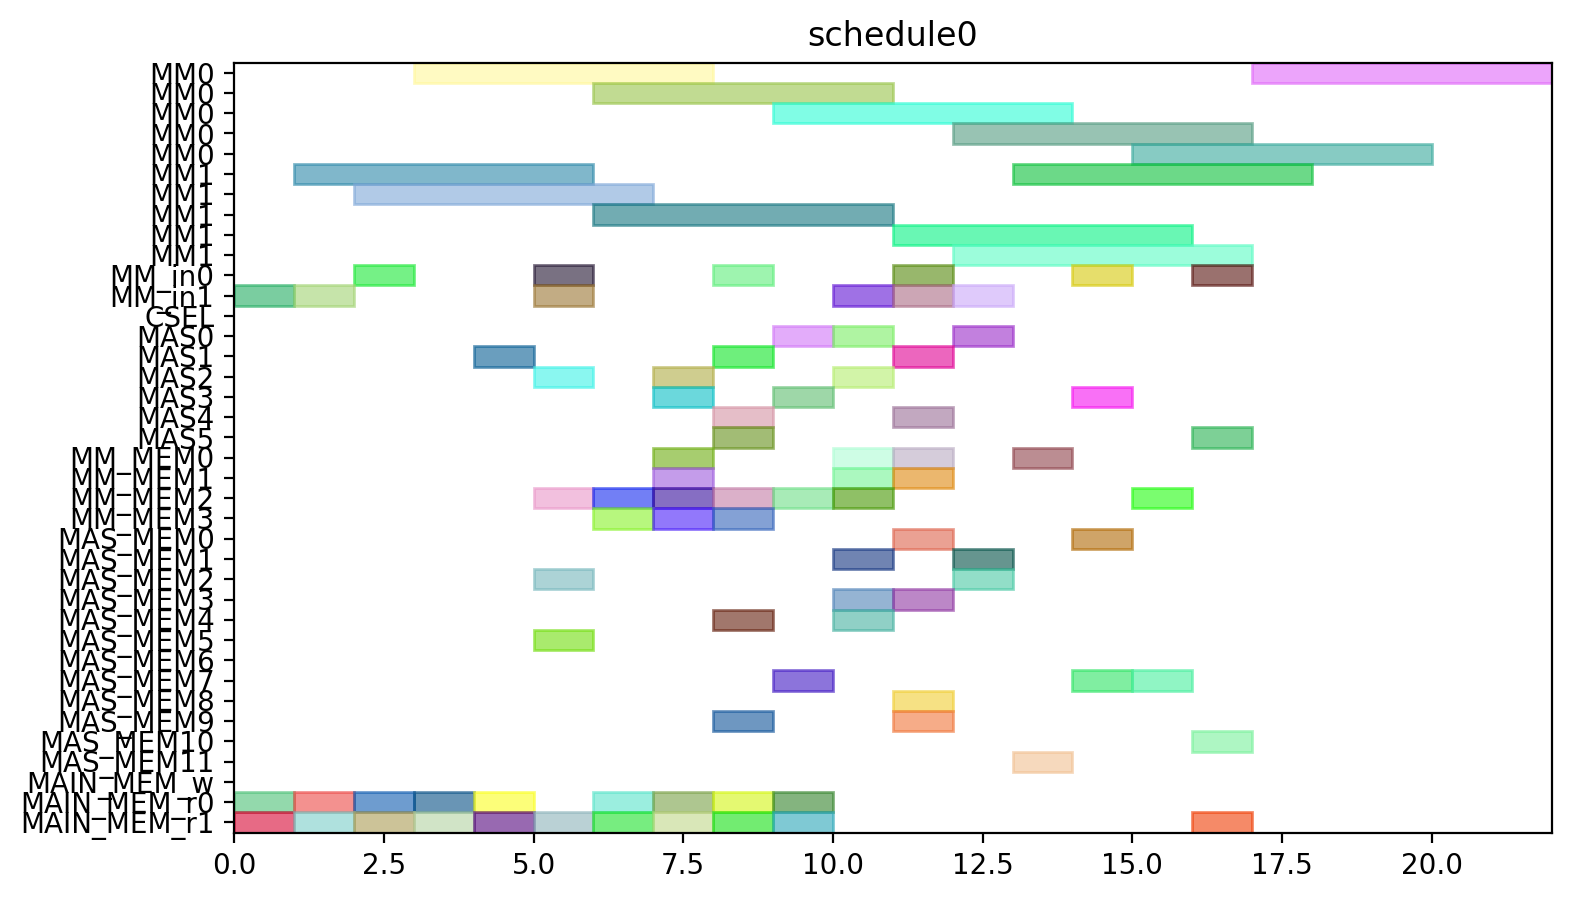

This figure's Python source:
from pyschedule import Scenario, solvers, plotters, alt


def solve():
	horizon = 120
	S = Scenario("schedule0", horizon=horizon)

	# resource
	MM = S.Resources('MM', num=2, size=5)
	MM_in = S.Resources('MM_in', num=2)
	CSEL = S.Resource('CSEL')
	MAS = S.Resources('MAS', num=6, size=1, periods=range(1, horizon))
	MM_MEM = S.Resources('MM_MEM', num=4)
	MAS_MEM = S.Resources('MAS_MEM', num=12)
	MAIN_MEM_w = S.Resource('MAIN_MEM_w', size=1)
	MAIN_MEM_r = S.Resources('MAIN_MEM_r', num=2)

	# result of previous scheduling

	# new tasks
	t0 = S.Task('t0', length=5, delay_cost=1)
	t0 += alt(MM)
	t0_in = S.Task('t0_in', length=1, delay_cost=1)
	t0_in += alt(MM_in)
	S += t0_in*MM_in[0]<=t0*MM[0]
	S += t0_in*MM_in[1]<=t0*MM[1]
	t0_mem0 = S.Task('t0_mem0', length=1, delay_cost=1)
	t0_mem0 += MAIN_MEM_r[0]
	S += t0_mem0 <= t0

	t0_mem1 = S.Task('t0_mem1', length=1, delay_cost=1)
	t0_mem1 += MAIN_MEM_r[1]
	S += t0_mem1 <= t0

	t1 = S.Task('t1', length=5, delay_cost=1)
	t1 += alt(MM)
	t1_in = S.Task('t1_in', length=1, delay_cost=1)
	t1_in += alt(MM_in)
	S += t1_in*MM_in[0]<=t1*MM[0]
	S += t1_in*MM_in[1]<=t1*MM[1]
	t1_mem0 = S.Task('t1_mem0', length=1, delay_cost=1)
	t1_mem0 += MAIN_MEM_r[0]
	S += t1_mem0 <= t1

	t1_mem1 = S.Task('t1_mem1', length=1, delay_cost=1)
	t1_mem1 += MAIN_MEM_r[1]
	S += t1_mem1 <= t1

	t2 = S.Task('t2', length=5, delay_cost=1)
	t2 += alt(MM)
	t2_in = S.Task('t2_in', length=1, delay_cost=1)
	t2_in += alt(MM_in)
	S += t2_in*MM_in[0]<=t2*MM[0]
	S += t2_in*MM_in[1]<=t2*MM[1]
	t2_mem0 = S.Task('t2_mem0', length=1, delay_cost=1)
	t2_mem0 += MAIN_MEM_r[0]
	S += t2_mem0 <= t2

	t2_mem1 = S.Task('t2_mem1', length=1, delay_cost=1)
	t2_mem1 += MAIN_MEM_r[1]
	S += t2_mem1 <= t2

	t3 = S.Task('t3', length=1, delay_cost=1)
	t3 += alt(MAS)
	t3_mem0 = S.Task('t3_mem0', length=1, delay_cost=1)
	t3_mem0 += MAIN_MEM_r[0]
	S += t3_mem0 <= t3

	t3_mem1 = S.Task('t3_mem1', length=1, delay_cost=1)
	t3_mem1 += MAIN_MEM_r[1]
	S += t3_mem1 <= t3

	t4 = S.Task('t4', length=1, delay_cost=1)
	t4 += alt(MAS)
	t4_mem0 = S.Task('t4_mem0', length=1, delay_cost=1)
	t4_mem0 += MAIN_MEM_r[0]
	S += t4_mem0 <= t4

	t4_mem1 = S.Task('t4_mem1', length=1, delay_cost=1)
	t4_mem1 += MAIN_MEM_r[1]
	S += t4_mem1 <= t4

	t8 = S.Task('t8', length=1, delay_cost=1)
	t8 += alt(MAS)
	t8_mem0 = S.Task('t8_mem0', length=1, delay_cost=1)
	t8_mem0 += MAIN_MEM_r[0]
	S += t8_mem0 <= t8

	t8_mem1 = S.Task('t8_mem1', length=1, delay_cost=1)
	t8_mem1 += MAIN_MEM_r[1]
	S += t8_mem1 <= t8

	t9 = S.Task('t9', length=1, delay_cost=1)
	t9 += alt(MAS)
	t9_mem0 = S.Task('t9_mem0', length=1, delay_cost=1)
	t9_mem0 += MAIN_MEM_r[0]
	S += t9_mem0 <= t9

	t9_mem1 = S.Task('t9_mem1', length=1, delay_cost=1)
	t9_mem1 += MAIN_MEM_r[1]
	S += t9_mem1 <= t9

	t13 = S.Task('t13', length=1, delay_cost=1)
	t13 += alt(MAS)
	t13_mem0 = S.Task('t13_mem0', length=1, delay_cost=1)
	t13_mem0 += MAIN_MEM_r[0]
	S += t13_mem0 <= t13

	t13_mem1 = S.Task('t13_mem1', length=1, delay_cost=1)
	t13_mem1 += MAIN_MEM_r[1]
	S += t13_mem1 <= t13

	t14 = S.Task('t14', length=1, delay_cost=1)
	t14 += alt(MAS)
	t14_mem0 = S.Task('t14_mem0', length=1, delay_cost=1)
	t14_mem0 += MAIN_MEM_r[0]
	S += t14_mem0 <= t14

	t14_mem1 = S.Task('t14_mem1', length=1, delay_cost=1)
	t14_mem1 += MAIN_MEM_r[1]
	S += t14_mem1 <= t14

	t5 = S.Task('t5', length=5, delay_cost=1)
	t5 += alt(MM)
	t5_in = S.Task('t5_in', length=1, delay_cost=1)
	t5_in += alt(MM_in)
	S += t5_in*MM_in[0]<=t5*MM[0]
	S += t5_in*MM_in[1]<=t5*MM[1]
	t5_mem0 = S.Task('t5_mem0', length=1, delay_cost=1)
	t5_mem0 += alt(MAS_MEM)
	S += (t3*MAS[0])-1 < t5_mem0*MAS_MEM[0]
	S += (t3*MAS[1])-1 < t5_mem0*MAS_MEM[2]
	S += (t3*MAS[2])-1 < t5_mem0*MAS_MEM[4]
	S += (t3*MAS[3])-1 < t5_mem0*MAS_MEM[6]
	S += (t3*MAS[4])-1 < t5_mem0*MAS_MEM[8]
	S += (t3*MAS[5])-1 < t5_mem0*MAS_MEM[10]
	S += t5_mem0 <= t5

	t5_mem1 = S.Task('t5_mem1', length=1, delay_cost=1)
	t5_mem1 += alt(MAS_MEM)
	S += (t4*MAS[0])-1 < t5_mem1*MAS_MEM[1]
	S += (t4*MAS[1])-1 < t5_mem1*MAS_MEM[3]
	S += (t4*MAS[2])-1 < t5_mem1*MAS_MEM[5]
	S += (t4*MAS[3])-1 < t5_mem1*MAS_MEM[7]
	S += (t4*MAS[4])-1 < t5_mem1*MAS_MEM[9]
	S += (t4*MAS[5])-1 < t5_mem1*MAS_MEM[11]
	S += t5_mem1 <= t5

	t6 = S.Task('t6', length=1, delay_cost=1)
	t6 += alt(MAS)
	t6_mem0 = S.Task('t6_mem0', length=1, delay_cost=1)
	t6_mem0 += alt(MM_MEM)
	S += (t0*MM[0])-1 < t6_mem0*MM_MEM[0]
	S += (t0*MM[1])-1 < t6_mem0*MM_MEM[2]
	S += t6_mem0 <= t6

	t6_mem1 = S.Task('t6_mem1', length=1, delay_cost=1)
	t6_mem1 += alt(MM_MEM)
	S += (t1*MM[0])-1 < t6_mem1*MM_MEM[1]
	S += (t1*MM[1])-1 < t6_mem1*MM_MEM[3]
	S += t6_mem1 <= t6

	t10 = S.Task('t10', length=5, delay_cost=1)
	t10 += alt(MM)
	t10_in = S.Task('t10_in', length=1, delay_cost=1)
	t10_in += alt(MM_in)
	S += t10_in*MM_in[0]<=t10*MM[0]
	S += t10_in*MM_in[1]<=t10*MM[1]
	t10_mem0 = S.Task('t10_mem0', length=1, delay_cost=1)
	t10_mem0 += alt(MAS_MEM)
	S += (t8*MAS[0])-1 < t10_mem0*MAS_MEM[0]
	S += (t8*MAS[1])-1 < t10_mem0*MAS_MEM[2]
	S += (t8*MAS[2])-1 < t10_mem0*MAS_MEM[4]
	S += (t8*MAS[3])-1 < t10_mem0*MAS_MEM[6]
	S += (t8*MAS[4])-1 < t10_mem0*MAS_MEM[8]
	S += (t8*MAS[5])-1 < t10_mem0*MAS_MEM[10]
	S += t10_mem0 <= t10

	t10_mem1 = S.Task('t10_mem1', length=1, delay_cost=1)
	t10_mem1 += alt(MAS_MEM)
	S += (t9*MAS[0])-1 < t10_mem1*MAS_MEM[1]
	S += (t9*MAS[1])-1 < t10_mem1*MAS_MEM[3]
	S += (t9*MAS[2])-1 < t10_mem1*MAS_MEM[5]
	S += (t9*MAS[3])-1 < t10_mem1*MAS_MEM[7]
	S += (t9*MAS[4])-1 < t10_mem1*MAS_MEM[9]
	S += (t9*MAS[5])-1 < t10_mem1*MAS_MEM[11]
	S += t10_mem1 <= t10

	t11 = S.Task('t11', length=1, delay_cost=1)
	t11 += alt(MAS)
	t11_mem0 = S.Task('t11_mem0', length=1, delay_cost=1)
	t11_mem0 += alt(MM_MEM)
	S += (t1*MM[0])-1 < t11_mem0*MM_MEM[0]
	S += (t1*MM[1])-1 < t11_mem0*MM_MEM[2]
	S += t11_mem0 <= t11

	t11_mem1 = S.Task('t11_mem1', length=1, delay_cost=1)
	t11_mem1 += alt(MM_MEM)
	S += (t2*MM[0])-1 < t11_mem1*MM_MEM[1]
	S += (t2*MM[1])-1 < t11_mem1*MM_MEM[3]
	S += t11_mem1 <= t11

	t15 = S.Task('t15', length=5, delay_cost=1)
	t15 += alt(MM)
	t15_in = S.Task('t15_in', length=1, delay_cost=1)
	t15_in += alt(MM_in)
	S += t15_in*MM_in[0]<=t15*MM[0]
	S += t15_in*MM_in[1]<=t15*MM[1]
	t15_mem0 = S.Task('t15_mem0', length=1, delay_cost=1)
	t15_mem0 += alt(MAS_MEM)
	S += (t13*MAS[0])-1 < t15_mem0*MAS_MEM[0]
	S += (t13*MAS[1])-1 < t15_mem0*MAS_MEM[2]
	S += (t13*MAS[2])-1 < t15_mem0*MAS_MEM[4]
	S += (t13*MAS[3])-1 < t15_mem0*MAS_MEM[6]
	S += (t13*MAS[4])-1 < t15_mem0*MAS_MEM[8]
	S += (t13*MAS[5])-1 < t15_mem0*MAS_MEM[10]
	S += t15_mem0 <= t15

	t15_mem1 = S.Task('t15_mem1', length=1, delay_cost=1)
	t15_mem1 += alt(MAS_MEM)
	S += (t14*MAS[0])-1 < t15_mem1*MAS_MEM[1]
	S += (t14*MAS[1])-1 < t15_mem1*MAS_MEM[3]
	S += (t14*MAS[2])-1 < t15_mem1*MAS_MEM[5]
	S += (t14*MAS[3])-1 < t15_mem1*MAS_MEM[7]
	S += (t14*MAS[4])-1 < t15_mem1*MAS_MEM[9]
	S += (t14*MAS[5])-1 < t15_mem1*MAS_MEM[11]
	S += t15_mem1 <= t15

	t16 = S.Task('t16', length=1, delay_cost=1)
	t16 += alt(MAS)
	t16_mem0 = S.Task('t16_mem0', length=1, delay_cost=1)
	t16_mem0 += alt(MM_MEM)
	S += (t0*MM[0])-1 < t16_mem0*MM_MEM[0]
	S += (t0*MM[1])-1 < t16_mem0*MM_MEM[2]
	S += t16_mem0 <= t16

	t16_mem1 = S.Task('t16_mem1', length=1, delay_cost=1)
	t16_mem1 += alt(MM_MEM)
	S += (t2*MM[0])-1 < t16_mem1*MM_MEM[1]
	S += (t2*MM[1])-1 < t16_mem1*MM_MEM[3]
	S += t16_mem1 <= t16

	t18 = S.Task('t18', length=1, delay_cost=1)
	t18 += alt(MAS)
	t18_mem0 = S.Task('t18_mem0', length=1, delay_cost=1)
	t18_mem0 += alt(MM_MEM)
	S += (t0*MM[0])-1 < t18_mem0*MM_MEM[0]
	S += (t0*MM[1])-1 < t18_mem0*MM_MEM[2]
	S += t18_mem0 <= t18

	t18_mem1 = S.Task('t18_mem1', length=1, delay_cost=1)
	t18_mem1 += alt(MM_MEM)
	S += (t0*MM[0])-1 < t18_mem1*MM_MEM[1]
	S += (t0*MM[1])-1 < t18_mem1*MM_MEM[3]
	S += t18_mem1 <= t18

	t20 = S.Task('t20', length=5, delay_cost=1)
	t20 += alt(MM)
	t20_in = S.Task('t20_in', length=1, delay_cost=1)
	t20_in += alt(MM_in)
	S += t20_in*MM_in[0]<=t20*MM[0]
	S += t20_in*MM_in[1]<=t20*MM[1]
	t20_mem0 = S.Task('t20_mem0', length=1, delay_cost=1)
	t20_mem0 += alt(MM_MEM)
	S += (t2*MM[0])-1 < t20_mem0*MM_MEM[0]
	S += (t2*MM[1])-1 < t20_mem0*MM_MEM[2]
	S += t20_mem0 <= t20

	t20_mem1 = S.Task('t20_mem1', length=1, delay_cost=1)
	t20_mem1 += MAIN_MEM_r[1]
	S += t20_mem1 <= t20

	t7 = S.Task('t7', length=1, delay_cost=1)
	t7 += alt(MAS)
	t7_mem0 = S.Task('t7_mem0', length=1, delay_cost=1)
	t7_mem0 += alt(MM_MEM)
	S += (t5*MM[0])-1 < t7_mem0*MM_MEM[0]
	S += (t5*MM[1])-1 < t7_mem0*MM_MEM[2]
	S += t7_mem0 <= t7

	t7_mem1 = S.Task('t7_mem1', length=1, delay_cost=1)
	t7_mem1 += alt(MAS_MEM)
	S += (t6*MAS[0])-1 < t7_mem1*MAS_MEM[1]
	S += (t6*MAS[1])-1 < t7_mem1*MAS_MEM[3]
	S += (t6*MAS[2])-1 < t7_mem1*MAS_MEM[5]
	S += (t6*MAS[3])-1 < t7_mem1*MAS_MEM[7]
	S += (t6*MAS[4])-1 < t7_mem1*MAS_MEM[9]
	S += (t6*MAS[5])-1 < t7_mem1*MAS_MEM[11]
	S += t7_mem1 <= t7

	t12 = S.Task('t12', length=1, delay_cost=1)
	t12 += alt(MAS)
	t12_mem0 = S.Task('t12_mem0', length=1, delay_cost=1)
	t12_mem0 += alt(MM_MEM)
	S += (t10*MM[0])-1 < t12_mem0*MM_MEM[0]
	S += (t10*MM[1])-1 < t12_mem0*MM_MEM[2]
	S += t12_mem0 <= t12

	t12_mem1 = S.Task('t12_mem1', length=1, delay_cost=1)
	t12_mem1 += alt(MAS_MEM)
	S += (t11*MAS[0])-1 < t12_mem1*MAS_MEM[1]
	S += (t11*MAS[1])-1 < t12_mem1*MAS_MEM[3]
	S += (t11*MAS[2])-1 < t12_mem1*MAS_MEM[5]
	S += (t11*MAS[3])-1 < t12_mem1*MAS_MEM[7]
	S += (t11*MAS[4])-1 < t12_mem1*MAS_MEM[9]
	S += (t11*MAS[5])-1 < t12_mem1*MAS_MEM[11]
	S += t12_mem1 <= t12

	t17 = S.Task('t17', length=1, delay_cost=1)
	t17 += alt(MAS)
	t17_mem0 = S.Task('t17_mem0', length=1, delay_cost=1)
	t17_mem0 += alt(MM_MEM)
	S += (t15*MM[0])-1 < t17_mem0*MM_MEM[0]
	S += (t15*MM[1])-1 < t17_mem0*MM_MEM[2]
	S += t17_mem0 <= t17

	t17_mem1 = S.Task('t17_mem1', length=1, delay_cost=1)
	t17_mem1 += alt(MAS_MEM)
	S += (t16*MAS[0])-1 < t17_mem1*MAS_MEM[1]
	S += (t16*MAS[1])-1 < t17_mem1*MAS_MEM[3]
	S += (t16*MAS[2])-1 < t17_mem1*MAS_MEM[5]
	S += (t16*MAS[3])-1 < t17_mem1*MAS_MEM[7]
	S += (t16*MAS[4])-1 < t17_mem1*MAS_MEM[9]
	S += (t16*MAS[5])-1 < t17_mem1*MAS_MEM[11]
	S += t17_mem1 <= t17

	t19 = S.Task('t19', length=1, delay_cost=1)
	t19 += alt(MAS)
	t19_mem0 = S.Task('t19_mem0', length=1, delay_cost=1)
	t19_mem0 += alt(MM_MEM)
	S += (t0*MM[0])-1 < t19_mem0*MM_MEM[0]
	S += (t0*MM[1])-1 < t19_mem0*MM_MEM[2]
	S += t19_mem0 <= t19

	t19_mem1 = S.Task('t19_mem1', length=1, delay_cost=1)
	t19_mem1 += alt(MAS_MEM)
	S += (t18*MAS[0])-1 < t19_mem1*MAS_MEM[1]
	S += (t18*MAS[1])-1 < t19_mem1*MAS_MEM[3]
	S += (t18*MAS[2])-1 < t19_mem1*MAS_MEM[5]
	S += (t18*MAS[3])-1 < t19_mem1*MAS_MEM[7]
	S += (t18*MAS[4])-1 < t19_mem1*MAS_MEM[9]
	S += (t18*MAS[5])-1 < t19_mem1*MAS_MEM[11]
	S += t19_mem1 <= t19

	t21 = S.Task('t21', length=1, delay_cost=1)
	t21 += alt(MAS)
	t21_mem0 = S.Task('t21_mem0', length=1, delay_cost=1)
	t21_mem0 += alt(MM_MEM)
	S += (t1*MM[0])-1 < t21_mem0*MM_MEM[0]
	S += (t1*MM[1])-1 < t21_mem0*MM_MEM[2]
	S += t21_mem0 <= t21

	t21_mem1 = S.Task('t21_mem1', length=1, delay_cost=1)
	t21_mem1 += alt(MM_MEM)
	S += (t20*MM[0])-1 < t21_mem1*MM_MEM[1]
	S += (t20*MM[1])-1 < t21_mem1*MM_MEM[3]
	S += t21_mem1 <= t21

	t22 = S.Task('t22', length=1, delay_cost=1)
	t22 += alt(MAS)
	t22_mem0 = S.Task('t22_mem0', length=1, delay_cost=1)
	t22_mem0 += alt(MM_MEM)
	S += (t1*MM[0])-1 < t22_mem0*MM_MEM[0]
	S += (t1*MM[1])-1 < t22_mem0*MM_MEM[2]
	S += t22_mem0 <= t22

	t22_mem1 = S.Task('t22_mem1', length=1, delay_cost=1)
	t22_mem1 += alt(MM_MEM)
	S += (t20*MM[0])-1 < t22_mem1*MM_MEM[1]
	S += (t20*MM[1])-1 < t22_mem1*MM_MEM[3]
	S += t22_mem1 <= t22

	t23 = S.Task('t23', length=5, delay_cost=1)
	t23 += alt(MM)
	t23_in = S.Task('t23_in', length=1, delay_cost=1)
	t23_in += alt(MM_in)
	S += t23_in*MM_in[0]<=t23*MM[0]
	S += t23_in*MM_in[1]<=t23*MM[1]
	t23_mem0 = S.Task('t23_mem0', length=1, delay_cost=1)
	t23_mem0 += alt(MAS_MEM)
	S += (t17*MAS[0])-1 < t23_mem0*MAS_MEM[0]
	S += (t17*MAS[1])-1 < t23_mem0*MAS_MEM[2]
	S += (t17*MAS[2])-1 < t23_mem0*MAS_MEM[4]
	S += (t17*MAS[3])-1 < t23_mem0*MAS_MEM[6]
	S += (t17*MAS[4])-1 < t23_mem0*MAS_MEM[8]
	S += (t17*MAS[5])-1 < t23_mem0*MAS_MEM[10]
	S += t23_mem0 <= t23

	t23_mem1 = S.Task('t23_mem1', length=1, delay_cost=1)
	t23_mem1 += MAIN_MEM_r[1]
	S += t23_mem1 <= t23

	t25 = S.Task('t25', length=5, delay_cost=1)
	t25 += alt(MM)
	t25_in = S.Task('t25_in', length=1, delay_cost=1)
	t25_in += alt(MM_in)
	S += t25_in*MM_in[0]<=t25*MM[0]
	S += t25_in*MM_in[1]<=t25*MM[1]
	t25_mem0 = S.Task('t25_mem0', length=1, delay_cost=1)
	t25_mem0 += alt(MAS_MEM)
	S += (t7*MAS[0])-1 < t25_mem0*MAS_MEM[0]
	S += (t7*MAS[1])-1 < t25_mem0*MAS_MEM[2]
	S += (t7*MAS[2])-1 < t25_mem0*MAS_MEM[4]
	S += (t7*MAS[3])-1 < t25_mem0*MAS_MEM[6]
	S += (t7*MAS[4])-1 < t25_mem0*MAS_MEM[8]
	S += (t7*MAS[5])-1 < t25_mem0*MAS_MEM[10]
	S += t25_mem0 <= t25

	t25_mem1 = S.Task('t25_mem1', length=1, delay_cost=1)
	t25_mem1 += alt(MAS_MEM)
	S += (t22*MAS[0])-1 < t25_mem1*MAS_MEM[1]
	S += (t22*MAS[1])-1 < t25_mem1*MAS_MEM[3]
	S += (t22*MAS[2])-1 < t25_mem1*MAS_MEM[5]
	S += (t22*MAS[3])-1 < t25_mem1*MAS_MEM[7]
	S += (t22*MAS[4])-1 < t25_mem1*MAS_MEM[9]
	S += (t22*MAS[5])-1 < t25_mem1*MAS_MEM[11]
	S += t25_mem1 <= t25

	t27 = S.Task('t27', length=5, delay_cost=1)
	t27 += alt(MM)
	t27_in = S.Task('t27_in', length=1, delay_cost=1)
	t27_in += alt(MM_in)
	S += t27_in*MM_in[0]<=t27*MM[0]
	S += t27_in*MM_in[1]<=t27*MM[1]
	t27_mem0 = S.Task('t27_mem0', length=1, delay_cost=1)
	t27_mem0 += alt(MAS_MEM)
	S += (t22*MAS[0])-1 < t27_mem0*MAS_MEM[0]
	S += (t22*MAS[1])-1 < t27_mem0*MAS_MEM[2]
	S += (t22*MAS[2])-1 < t27_mem0*MAS_MEM[4]
	S += (t22*MAS[3])-1 < t27_mem0*MAS_MEM[6]
	S += (t22*MAS[4])-1 < t27_mem0*MAS_MEM[8]
	S += (t22*MAS[5])-1 < t27_mem0*MAS_MEM[10]
	S += t27_mem0 <= t27

	t27_mem1 = S.Task('t27_mem1', length=1, delay_cost=1)
	t27_mem1 += alt(MAS_MEM)
	S += (t21*MAS[0])-1 < t27_mem1*MAS_MEM[1]
	S += (t21*MAS[1])-1 < t27_mem1*MAS_MEM[3]
	S += (t21*MAS[2])-1 < t27_mem1*MAS_MEM[5]
	S += (t21*MAS[3])-1 < t27_mem1*MAS_MEM[7]
	S += (t21*MAS[4])-1 < t27_mem1*MAS_MEM[9]
	S += (t21*MAS[5])-1 < t27_mem1*MAS_MEM[11]
	S += t27_mem1 <= t27

	t28 = S.Task('t28', length=5, delay_cost=1)
	t28 += alt(MM)
	t28_in = S.Task('t28_in', length=1, delay_cost=1)
	t28_in += alt(MM_in)
	S += t28_in*MM_in[0]<=t28*MM[0]
	S += t28_in*MM_in[1]<=t28*MM[1]
	t28_mem0 = S.Task('t28_mem0', length=1, delay_cost=1)
	t28_mem0 += alt(MAS_MEM)
	S += (t19*MAS[0])-1 < t28_mem0*MAS_MEM[0]
	S += (t19*MAS[1])-1 < t28_mem0*MAS_MEM[2]
	S += (t19*MAS[2])-1 < t28_mem0*MAS_MEM[4]
	S += (t19*MAS[3])-1 < t28_mem0*MAS_MEM[6]
	S += (t19*MAS[4])-1 < t28_mem0*MAS_MEM[8]
	S += (t19*MAS[5])-1 < t28_mem0*MAS_MEM[10]
	S += t28_mem0 <= t28

	t28_mem1 = S.Task('t28_mem1', length=1, delay_cost=1)
	t28_mem1 += alt(MAS_MEM)
	S += (t7*MAS[0])-1 < t28_mem1*MAS_MEM[1]
	S += (t7*MAS[1])-1 < t28_mem1*MAS_MEM[3]
	S += (t7*MAS[2])-1 < t28_mem1*MAS_MEM[5]
	S += (t7*MAS[3])-1 < t28_mem1*MAS_MEM[7]
	S += (t7*MAS[4])-1 < t28_mem1*MAS_MEM[9]
	S += (t7*MAS[5])-1 < t28_mem1*MAS_MEM[11]
	S += t28_mem1 <= t28

	t29 = S.Task('t29', length=5, delay_cost=1)
	t29 += alt(MM)
	t29_in = S.Task('t29_in', length=1, delay_cost=1)
	t29_in += alt(MM_in)
	S += t29_in*MM_in[0]<=t29*MM[0]
	S += t29_in*MM_in[1]<=t29*MM[1]
	t29_mem0 = S.Task('t29_mem0', length=1, delay_cost=1)
	t29_mem0 += alt(MAS_MEM)
	S += (t21*MAS[0])-1 < t29_mem0*MAS_MEM[0]
	S += (t21*MAS[1])-1 < t29_mem0*MAS_MEM[2]
	S += (t21*MAS[2])-1 < t29_mem0*MAS_MEM[4]
	S += (t21*MAS[3])-1 < t29_mem0*MAS_MEM[6]
	S += (t21*MAS[4])-1 < t29_mem0*MAS_MEM[8]
	S += (t21*MAS[5])-1 < t29_mem0*MAS_MEM[10]
	S += t29_mem0 <= t29

	t29_mem1 = S.Task('t29_mem1', length=1, delay_cost=1)
	t29_mem1 += alt(MAS_MEM)
	S += (t12*MAS[0])-1 < t29_mem1*MAS_MEM[1]
	S += (t12*MAS[1])-1 < t29_mem1*MAS_MEM[3]
	S += (t12*MAS[2])-1 < t29_mem1*MAS_MEM[5]
	S += (t12*MAS[3])-1 < t29_mem1*MAS_MEM[7]
	S += (t12*MAS[4])-1 < t29_mem1*MAS_MEM[9]
	S += (t12*MAS[5])-1 < t29_mem1*MAS_MEM[11]
	S += t29_mem1 <= t29

	solvers.mip.solve(S,msg=1,kind='CPLEX',ratio_gap=1.01)

	solution = [['hoge']*len(S.solution()[1]) for i in range(len(S.solution()))]
	for i in range(len(S.solution())):
		for j in range(len(S.solution()[i])):
			solution[i][j]=str(S.solution()[i][j])
	print(solution)

	cycles = int(solution[-1][3])

	pic_file_name = "/home/mfukuda/ABE/multiRAM_multiMAS_16mux/scheduling_result/stage5MM2_stage1MAS6/EP_ADD_A_0/schedule0.png"
	if(S.solution() != []):
		plotters.matplotlib.plot(S,img_filename=pic_file_name, show_task_labels=False, fig_size=(cycles*0.25+3, 5))

	return solution
